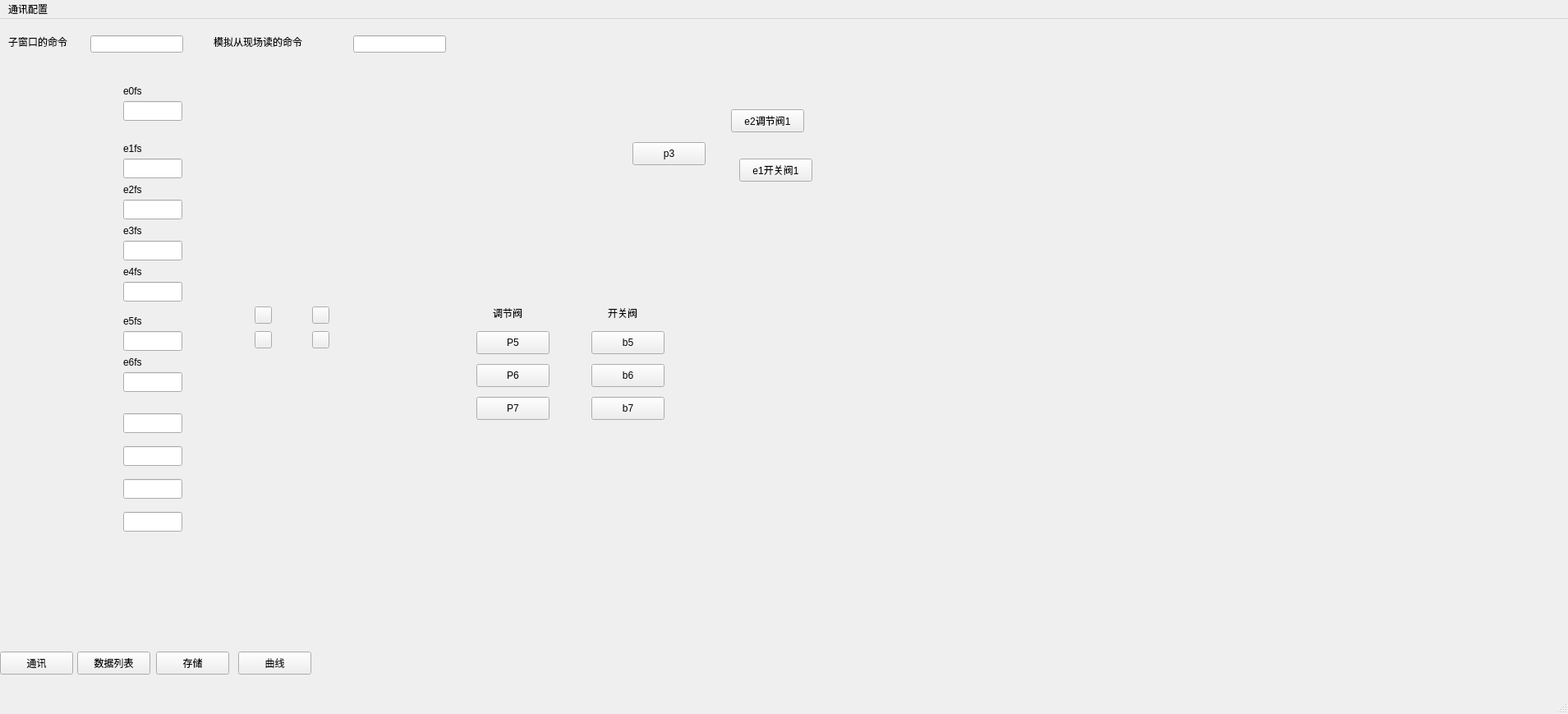
<?xml version="1.0" encoding="UTF-8"?>
<ui version="4.0">
 <class>MainWindow</class>
 <widget class="QMainWindow" name="MainWindow">
  <property name="geometry">
   <rect>
    <x>0</x>
    <y>0</y>
    <width>1909</width>
    <height>869</height>
   </rect>
  </property>
  <property name="windowTitle">
   <string>MainWindow</string>
  </property>
  <widget class="QWidget" name="centralwidget">
   <widget class="QLabel" name="label">
    <property name="geometry">
     <rect>
      <x>10</x>
      <y>20</y>
      <width>101</width>
      <height>16</height>
     </rect>
    </property>
    <property name="text">
     <string>子窗口的命令</string>
    </property>
   </widget>
   <widget class="QLineEdit" name="ee">
    <property name="geometry">
     <rect>
      <x>110</x>
      <y>20</y>
      <width>113</width>
      <height>21</height>
     </rect>
    </property>
   </widget>
   <widget class="QPushButton" name="p4">
    <property name="geometry">
     <rect>
      <x>190</x>
      <y>770</y>
      <width>89</width>
      <height>28</height>
     </rect>
    </property>
    <property name="text">
     <string>存储</string>
    </property>
   </widget>
   <widget class="QPushButton" name="p2">
    <property name="geometry">
     <rect>
      <x>890</x>
      <y>110</y>
      <width>89</width>
      <height>28</height>
     </rect>
    </property>
    <property name="text">
     <string>e2调节阀1</string>
    </property>
   </widget>
   <widget class="QPushButton" name="pzb">
    <property name="geometry">
     <rect>
      <x>94</x>
      <y>770</y>
      <width>89</width>
      <height>28</height>
     </rect>
    </property>
    <property name="text">
     <string>数据列表</string>
    </property>
   </widget>
   <widget class="QPushButton" name="p3">
    <property name="geometry">
     <rect>
      <x>770</x>
      <y>150</y>
      <width>89</width>
      <height>28</height>
     </rect>
    </property>
    <property name="text">
     <string>p3</string>
    </property>
   </widget>
   <widget class="QPushButton" name="tx">
    <property name="geometry">
     <rect>
      <x>0</x>
      <y>770</y>
      <width>89</width>
      <height>28</height>
     </rect>
    </property>
    <property name="text">
     <string>通讯</string>
    </property>
   </widget>
   <widget class="QPushButton" name="p1">
    <property name="geometry">
     <rect>
      <x>900</x>
      <y>170</y>
      <width>89</width>
      <height>28</height>
     </rect>
    </property>
    <property name="text">
     <string>e1开关阀1</string>
    </property>
   </widget>
   <widget class="QPushButton" name="b5_g">
    <property name="geometry">
     <rect>
      <x>310</x>
      <y>380</y>
      <width>21</width>
      <height>21</height>
     </rect>
    </property>
    <property name="text">
     <string/>
    </property>
   </widget>
   <widget class="QPushButton" name="b5_k">
    <property name="geometry">
     <rect>
      <x>310</x>
      <y>350</y>
      <width>21</width>
      <height>21</height>
     </rect>
    </property>
    <property name="text">
     <string/>
    </property>
   </widget>
   <widget class="QLineEdit" name="pc">
    <property name="geometry">
     <rect>
      <x>430</x>
      <y>20</y>
      <width>113</width>
      <height>21</height>
     </rect>
    </property>
    <property name="toolTipDuration">
     <number>-3</number>
    </property>
   </widget>
   <widget class="QLabel" name="label_2">
    <property name="geometry">
     <rect>
      <x>260</x>
      <y>20</y>
      <width>151</width>
      <height>16</height>
     </rect>
    </property>
    <property name="text">
     <string>模拟从现场读的命令</string>
    </property>
   </widget>
   <widget class="QLineEdit" name="e1fs">
    <property name="geometry">
     <rect>
      <x>150</x>
      <y>170</y>
      <width>72</width>
      <height>24</height>
     </rect>
    </property>
   </widget>
   <widget class="QPushButton" name="p5">
    <property name="geometry">
     <rect>
      <x>580</x>
      <y>380</y>
      <width>89</width>
      <height>28</height>
     </rect>
    </property>
    <property name="text">
     <string>P5</string>
    </property>
   </widget>
   <widget class="QPushButton" name="p6">
    <property name="geometry">
     <rect>
      <x>580</x>
      <y>420</y>
      <width>89</width>
      <height>28</height>
     </rect>
    </property>
    <property name="text">
     <string>P6</string>
    </property>
   </widget>
   <widget class="QPushButton" name="p7">
    <property name="geometry">
     <rect>
      <x>580</x>
      <y>460</y>
      <width>89</width>
      <height>28</height>
     </rect>
    </property>
    <property name="text">
     <string>P7</string>
    </property>
   </widget>
   <widget class="QLineEdit" name="e2fs">
    <property name="geometry">
     <rect>
      <x>150</x>
      <y>220</y>
      <width>72</width>
      <height>24</height>
     </rect>
    </property>
   </widget>
   <widget class="QLabel" name="label_3">
    <property name="geometry">
     <rect>
      <x>600</x>
      <y>350</y>
      <width>61</width>
      <height>16</height>
     </rect>
    </property>
    <property name="text">
     <string>调节阀</string>
    </property>
   </widget>
   <widget class="QLabel" name="label_4">
    <property name="geometry">
     <rect>
      <x>740</x>
      <y>350</y>
      <width>61</width>
      <height>16</height>
     </rect>
    </property>
    <property name="text">
     <string>开关阀</string>
    </property>
   </widget>
   <widget class="QPushButton" name="bb7">
    <property name="geometry">
     <rect>
      <x>720</x>
      <y>460</y>
      <width>89</width>
      <height>28</height>
     </rect>
    </property>
    <property name="text">
     <string>b7</string>
    </property>
   </widget>
   <widget class="QPushButton" name="bb5">
    <property name="geometry">
     <rect>
      <x>720</x>
      <y>380</y>
      <width>89</width>
      <height>28</height>
     </rect>
    </property>
    <property name="text">
     <string>b5</string>
    </property>
   </widget>
   <widget class="QPushButton" name="bb6">
    <property name="geometry">
     <rect>
      <x>720</x>
      <y>420</y>
      <width>89</width>
      <height>28</height>
     </rect>
    </property>
    <property name="text">
     <string>b6</string>
    </property>
   </widget>
   <widget class="QPushButton" name="b6_g">
    <property name="geometry">
     <rect>
      <x>380</x>
      <y>380</y>
      <width>21</width>
      <height>21</height>
     </rect>
    </property>
    <property name="text">
     <string/>
    </property>
   </widget>
   <widget class="QPushButton" name="b6_k">
    <property name="geometry">
     <rect>
      <x>380</x>
      <y>350</y>
      <width>21</width>
      <height>21</height>
     </rect>
    </property>
    <property name="text">
     <string/>
    </property>
   </widget>
   <widget class="QPushButton" name="opqx">
    <property name="geometry">
     <rect>
      <x>290</x>
      <y>770</y>
      <width>89</width>
      <height>28</height>
     </rect>
    </property>
    <property name="text">
     <string>曲线</string>
    </property>
   </widget>
   <widget class="QLineEdit" name="e4fs">
    <property name="geometry">
     <rect>
      <x>150</x>
      <y>320</y>
      <width>72</width>
      <height>24</height>
     </rect>
    </property>
   </widget>
   <widget class="QLineEdit" name="e3fs">
    <property name="geometry">
     <rect>
      <x>150</x>
      <y>270</y>
      <width>72</width>
      <height>24</height>
     </rect>
    </property>
   </widget>
   <widget class="QLineEdit" name="e5fs">
    <property name="geometry">
     <rect>
      <x>150</x>
      <y>380</y>
      <width>72</width>
      <height>24</height>
     </rect>
    </property>
   </widget>
   <widget class="QLabel" name="label_5">
    <property name="geometry">
     <rect>
      <x>150</x>
      <y>360</y>
      <width>72</width>
      <height>15</height>
     </rect>
    </property>
    <property name="text">
     <string>e5fs</string>
    </property>
   </widget>
   <widget class="QLabel" name="label_6">
    <property name="geometry">
     <rect>
      <x>150</x>
      <y>150</y>
      <width>72</width>
      <height>15</height>
     </rect>
    </property>
    <property name="text">
     <string>e1fs</string>
    </property>
   </widget>
   <widget class="QLabel" name="label_7">
    <property name="geometry">
     <rect>
      <x>150</x>
      <y>200</y>
      <width>72</width>
      <height>15</height>
     </rect>
    </property>
    <property name="text">
     <string>e2fs</string>
    </property>
   </widget>
   <widget class="QLabel" name="label_8">
    <property name="geometry">
     <rect>
      <x>150</x>
      <y>250</y>
      <width>72</width>
      <height>15</height>
     </rect>
    </property>
    <property name="text">
     <string>e3fs</string>
    </property>
   </widget>
   <widget class="QLabel" name="label_9">
    <property name="geometry">
     <rect>
      <x>150</x>
      <y>300</y>
      <width>72</width>
      <height>15</height>
     </rect>
    </property>
    <property name="text">
     <string>e4fs</string>
    </property>
   </widget>
   <widget class="QLineEdit" name="e0fs">
    <property name="geometry">
     <rect>
      <x>150</x>
      <y>100</y>
      <width>72</width>
      <height>24</height>
     </rect>
    </property>
   </widget>
   <widget class="QLabel" name="label_10">
    <property name="geometry">
     <rect>
      <x>150</x>
      <y>80</y>
      <width>72</width>
      <height>15</height>
     </rect>
    </property>
    <property name="text">
     <string>e0fs</string>
    </property>
   </widget>
   <widget class="QLabel" name="label_11">
    <property name="geometry">
     <rect>
      <x>150</x>
      <y>410</y>
      <width>72</width>
      <height>15</height>
     </rect>
    </property>
    <property name="text">
     <string>e6fs</string>
    </property>
   </widget>
   <widget class="QLineEdit" name="e6fs">
    <property name="geometry">
     <rect>
      <x>150</x>
      <y>430</y>
      <width>72</width>
      <height>24</height>
     </rect>
    </property>
   </widget>
   <widget class="QLineEdit" name="e7">
    <property name="geometry">
     <rect>
      <x>150</x>
      <y>480</y>
      <width>72</width>
      <height>24</height>
     </rect>
    </property>
   </widget>
   <widget class="QLineEdit" name="e8">
    <property name="geometry">
     <rect>
      <x>150</x>
      <y>520</y>
      <width>72</width>
      <height>24</height>
     </rect>
    </property>
   </widget>
   <widget class="QLineEdit" name="e9">
    <property name="geometry">
     <rect>
      <x>150</x>
      <y>560</y>
      <width>72</width>
      <height>24</height>
     </rect>
    </property>
   </widget>
   <widget class="QLineEdit" name="e10">
    <property name="geometry">
     <rect>
      <x>150</x>
      <y>600</y>
      <width>72</width>
      <height>24</height>
     </rect>
    </property>
   </widget>
  </widget>
  <widget class="QMenuBar" name="menubar">
   <property name="geometry">
    <rect>
     <x>0</x>
     <y>0</y>
     <width>1909</width>
     <height>25</height>
    </rect>
   </property>
   <widget class="QMenu" name="menufeile">
    <property name="title">
     <string>通讯配置</string>
    </property>
    <addaction name="separator"/>
    <addaction name="separator"/>
    <addaction name="separator"/>
    <addaction name="p0"/>
   </widget>
   <addaction name="menufeile"/>
  </widget>
  <widget class="QStatusBar" name="statusbar"/>
  <action name="p0">
   <property name="text">
    <string>config</string>
   </property>
  </action>
 </widget>
 <resources/>
 <connections/>
</ui>
